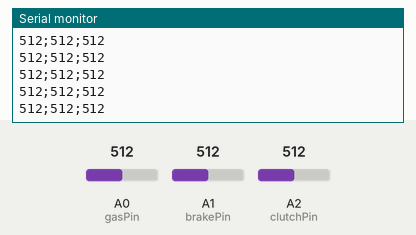
Bench run of a sketch on a simulated Arduino Uno, built with avr-gcc and run on an emulated ATmega328P. Shown: the last lines printed to the serial monitor. The inputs (shaded band) are chosen by the test bench; at power-on: A0 (gasPin) = 512, A1 (brakePin) = 512, A2 (clutchPin) = 512.

Above: at 1.2 s.
1.3 s: A0 (gasPin) set to 716
At 2.2 s:
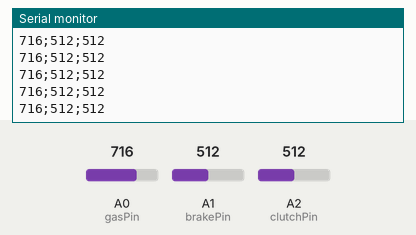
2.8 s: A1 (brakePin) set to 716
At 3.6 s:
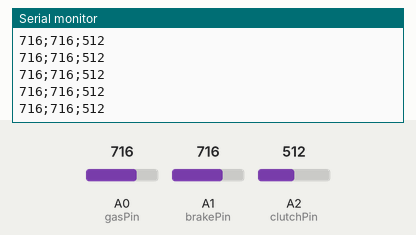
4.3 s: A2 (clutchPin) set to 716
At 5.0 s:
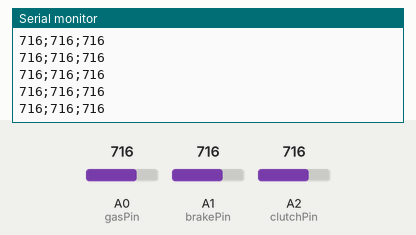
5.8 s: A0 (gasPin) set to 900
At 6.5 s:
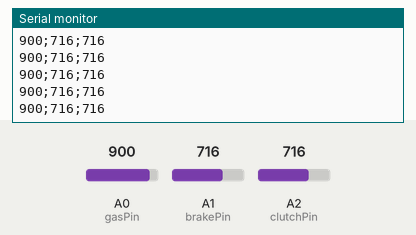
7.3 s: A1 (brakePin) set to 900
At 7.8 s:
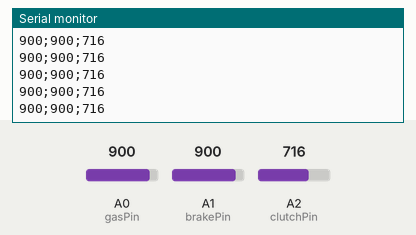
8.8 s: A2 (clutchPin) set to 900
At 9.8 s:
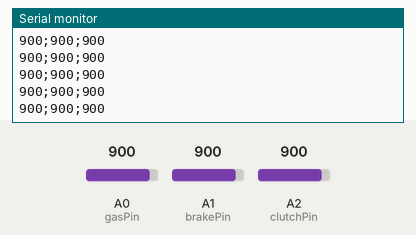
Timing chart, 0 to 11.3 s (numbered marks = the images above; inputs shaded):
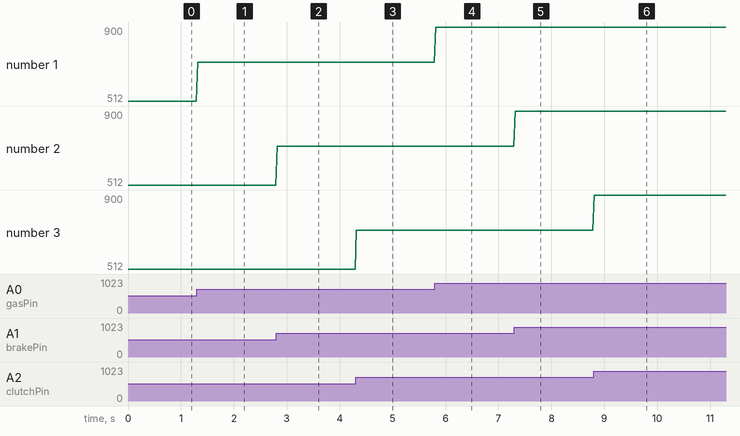

The sketch:

pedals.ino
```cpp
int gasPin = 0;                             // This is the pin for the gas (right) pedal
int brakePin = 1;                           // This is the pin for the brake (middle) pedal
int clutchPin = 2;                          // This is the pin for the clutch (left) pedal
String valGas, valBrake, valClutch;         // These are strings for the pedals to be output

void setup() {
  // Setup the serial port
  Serial.begin(115200);
}

void loop() {
  // Read the pedal values
  valGas = String(analogRead(gasPin), DEC);
  valBrake = String(analogRead(brakePin), DEC);
  valClutch = String(analogRead(clutchPin), DEC);

  // Output the gas, brake, and clutch values delimited by a semicolon
  Serial.println(valGas + ";" + valBrake + ";" + valClutch);

  delay(25);
}
```

Measured:
- after the input at 1.3 s, the serial monitor: prints a new line at once (image 1)
- after the input at 2.8 s, the serial monitor: prints a new line at once (image 2)
- after the input at 4.3 s, the serial monitor: prints a new line at once (image 3)
- after the input at 5.8 s, the serial monitor: prints a new line at once (image 4)
- after the input at 7.3 s, the serial monitor: prints a new line at once (image 5)
- after the input at 8.8 s, the serial monitor: prints a new line at once (image 6)
- plotted number 1: 512 → 716 after the input at 1.3 s, 716 → 900 after the input at 5.8 s
